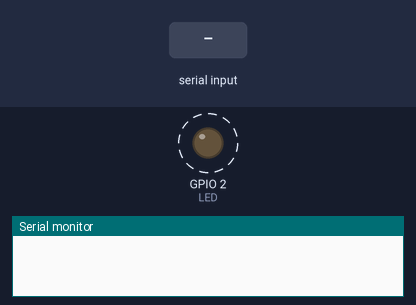
This program was run on a simulated ESP32. Parts: output pins drawn as LEDs (lit = HIGH), the last lines printed to the serial monitor. Dashed ring = blinking. The inputs (shaded band) are chosen by the test bench.

Above: at 2.8 s.
2.9 s: "5\n" received over Serial
At 3.8 s:
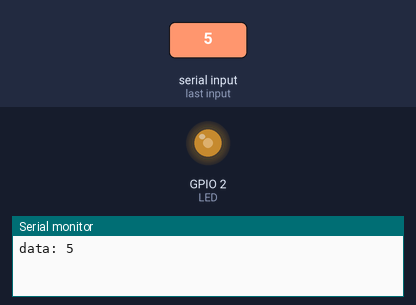
4.5 s: "90,45\n" received over Serial
At 4.73 s:
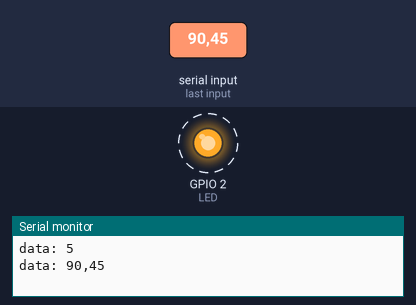
Timing chart, 0 to 14.0 s (numbered marks = the images above; inputs shaded):
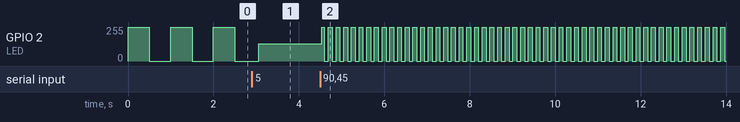

The program:

main.cpp
```cpp
#include <Arduino.h>
// put function declarations here:


#define LED 2

int delay_ms=500;

void setup() {
  // put your setup code here, to run once:
  Serial.begin(115200);
  pinMode(LED,OUTPUT);

}

void loop() {
  // put your main code here, to run repeatedly:
  if (Serial.available()>0){
    char data[64];
    int bytesRead= Serial.readBytesUntil('\n', data, sizeof(data)-1);
    data[bytesRead]='\0'; // Terminator character

    Serial.print("data: ");
    Serial.println(data);

    int delay_rate =atoi(data);

    if(delay_rate>0){
      delay_ms= delay_rate;
    }

  }

  digitalWrite(LED,HIGH);
  delay(delay_ms);
  digitalWrite(LED,LOW);

  delay(delay_ms);

}
```

Measured:
- after the input at 4.5 s, GPIO 2 (LED): alternates 255/255 for 0.09 s and 0/255 for 0.09 s, starting at once
- by itself, GPIO 2 (LED): alternates 255/255 for 0.50 s and 0/255 for 0.50 s
